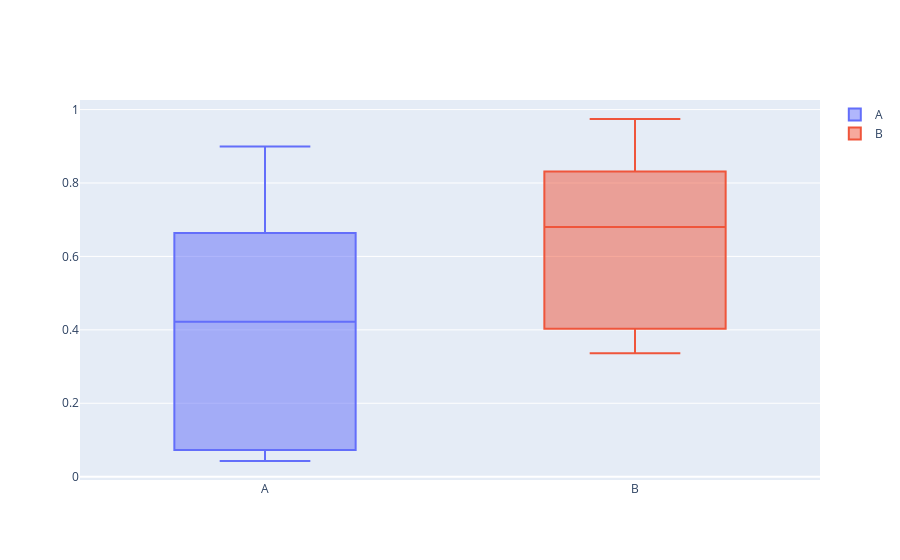

Here is the notebook cell this chart was saved with:
### Markdown cell above
#### (2) plotly.graph_objects 로 그려보기

### Code cell
import plotly.graph_objects as go

fig = go.Figure()

fig.add_trace(
    go.Box(
        y = df['A'], name = 'A'
    )
)

fig.add_trace(
    go.Box(
    y = df['B'], name = 'B'
    )
)

fig.show()

### Figure 1 — Plotly figure (JSON) as saved in the notebook; plotly's stock layout.template omitted (floating-point values rounded to 4 significant figures)
{"data": [{"name": "A", "type": "box", "y": [0.857, 0.04274, 0.2821, 0.09321, 0.07265, 0.5615, 0.6322, 0.05601, 0.6635, 0.8993]}, {"name": "B", "type": "box", "y": [0.3627, 0.6226, 0.3361, 0.6265, 0.7332, 0.9743, 0.403, 0.8314, 0.7509, 0.8504]}], "layout": {}}
